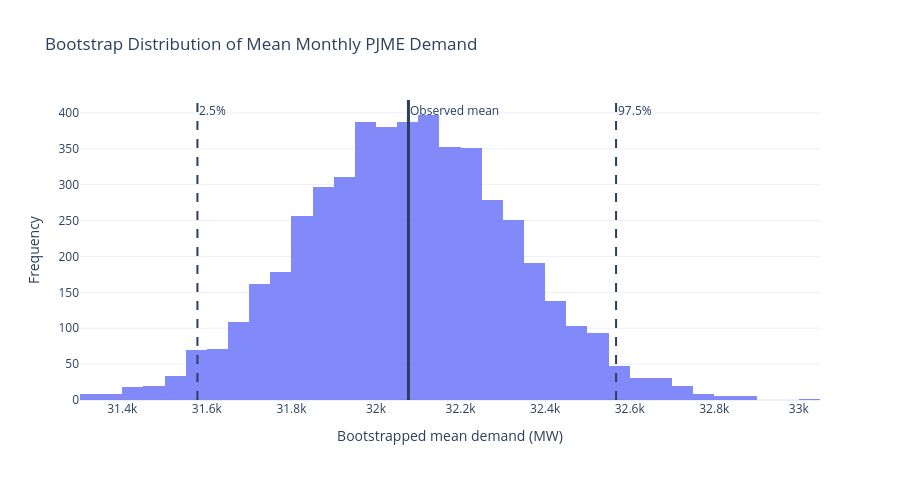

Write notebook code for a chart like this one.
### Code cell
fig = go.Figure()

fig.add_trace(
    go.Histogram(
        x=boot_means,
        nbinsx=45,
        name="Bootstrap means",
        opacity=0.8
    )
)

fig.add_vline(
    x=lo,
    line_dash="dash",
    annotation_text="2.5%"
)

fig.add_vline(
    x=hi,
    line_dash="dash",
    annotation_text="97.5%"
)

fig.add_vline(
    x=estimate,
    line_width=3,
    annotation_text="Observed mean"
)

fig.update_layout(
    title="Bootstrap Distribution of Mean Monthly PJME Demand",
    xaxis_title="Bootstrapped mean demand (MW)",
    yaxis_title="Frequency",
    template="plotly_white",
    height=480
)

fig.show()

### Figure 1 — Plotly figure (JSON) as saved in the notebook; plotly's stock layout.template omitted (floating-point values rounded to 4 significant figures; data arrays with more than 128 entries replaced by an {"elided": "..."} marker saying what was removed)
{"data": [{"name": "Bootstrap means", "nbinsx": 45, "opacity": 0.8, "type": "histogram", "x": {"elided": "5000 float values"}}], "layout": {"annotations": [{"showarrow": false, "text": "2.5%", "x": 31580.0, "xanchor": "left", "xref": "x", "y": 1, "yanchor": "top", "yref": "y domain"}, {"showarrow": false, "text": "97.5%", "x": 32570.0, "xanchor": "left", "xref": "x", "y": 1, "yanchor": "top", "yref": "y domain"}, {"showarrow": false, "text": "Observed mean", "x": 32080.0, "xanchor": "left", "xref": "x", "y": 1, "yanchor": "top", "yref": "y domain"}], "height": 480, "shapes": [{"line": {"dash": "dash"}, "type": "line", "x0": 31580.0, "x1": 31580.0, "xref": "x", "y0": 0, "y1": 1, "yref": "y domain"}, {"line": {"dash": "dash"}, "type": "line", "x0": 32570.0, "x1": 32570.0, "xref": "x", "y0": 0, "y1": 1, "yref": "y domain"}, {"line": {"width": 3}, "type": "line", "x0": 32080.0, "x1": 32080.0, "xref": "x", "y0": 0, "y1": 1, "yref": "y domain"}], "title": {"text": "Bootstrap Distribution of Mean Monthly PJME Demand"}, "xaxis": {"title": {"text": "Bootstrapped mean demand (MW)"}}, "yaxis": {"title": {"text": "Frequency"}}}}
